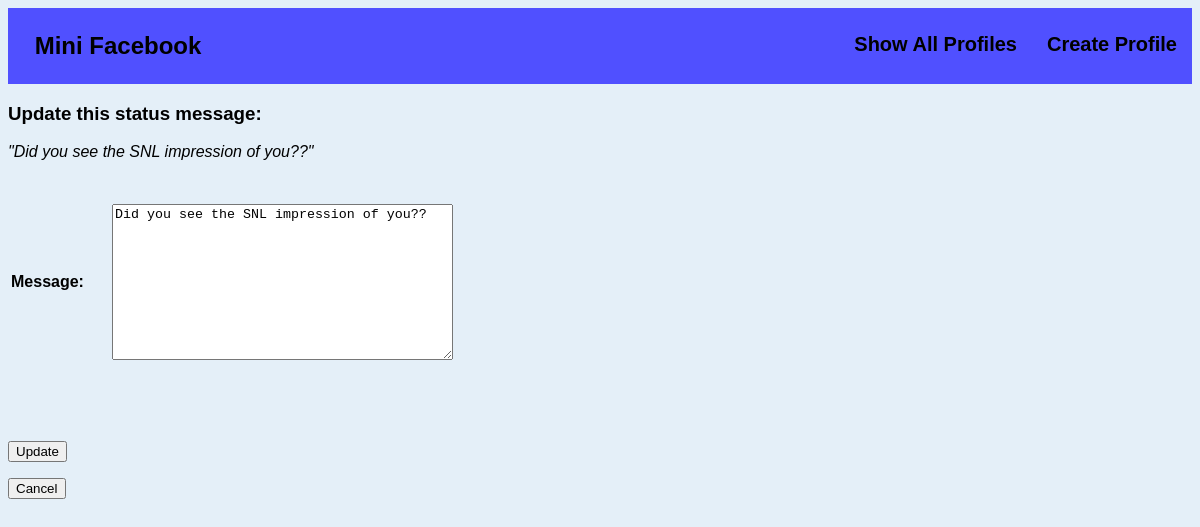
Before: /mini_fb/status/3/update with the older database file.
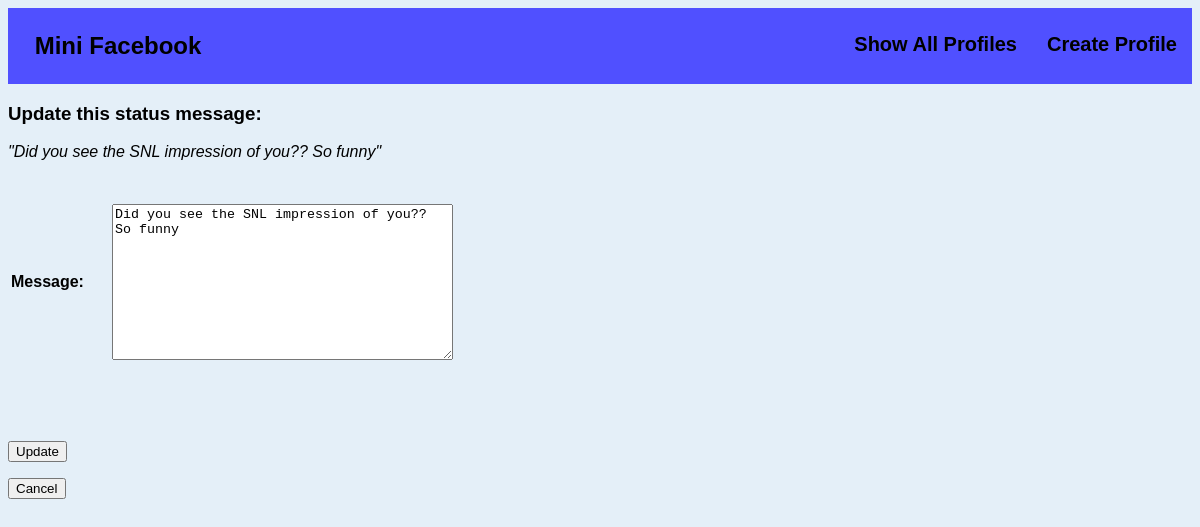
After: the same page with the newer database file.
### mini_fb/models.py (models this page shows, shortened)
class StatusMessage(models.Model):
    time_stamp = models.DateTimeField(auto_now=True)
    message = models.TextField(blank=False)
    profile = models.ForeignKey("Profile", on_delete=models.CASCADE)
    def __str__(self):
        return f'{self.message}'

### mini_fb/views.py (the view, shortened to what this page needs)
# urls.py: path('status/<int:pk>/update', UpdateStatusMessageView.as_view(), name="update_status"), #update status message form
class UpdateStatusMessageView(UpdateView):
    form_class = UpdateStatusForm
    template_name = 'mini_fb/update_status_form.html'
    model = StatusMessage
    def get_context_data(self):
        context = super().get_context_data()
        pk = self.kwargs['pk']
        status_message = StatusMessage.objects.get(pk=pk)
        context['status_message'] = status_message
        return context

### mini_fb/forms.py
class UpdateStatusForm(forms.ModelForm):
    class Meta:
        model = StatusMessage
        fields = ['message',]

### mini_fb/templates/mini_fb/update_status_form.html (shortened to what this page needs)
{% extends 'mini_fb/base.html' %}
{% block content %}
<h3 style="text-align: left;">Update this status message:</h3>
<p style="text-align: left; font-style: italic;">
    "{{status_message}}"
</p>
<form method="POST" enctype="multipart/form-data">
    <table>{{form.as_table}}</table>
    <br><br>
    <br><input type="submit" name="submit" value="Update" style="display: inline-flex;">
</form>
<form action="{% url 'profile' status_message.profile.pk %}"method="GET">
    <input type="submit" name="submit" value="Cancel"  style="display: inline-flex;">
</form>
{% endblock %}

### mini_fb/templates/mini_fb/base.html (shortened to what this page needs)
{% load static %}
<html>
    <head>
        <link rel="stylesheet" href="{% static 'styles-mini-fb.css' %}">
    </head>
    <body>
        <header>
            <h1>&nbsp;&nbsp;&nbsp;&nbsp;Mini Facebook</h1>
            <nav>
                <ul>
                    <li><a href="{% url 'show_all_profiles' %}">Show All Profiles</a></li>
                    <li><a href="{% url 'create_profile' %}">Create Profile</a></li>
                </ul>
                <br>
            </nav>
        </header>
        {% block content %}
        {% endblock %}
    </body>
</html>

### static/styles-mini-fb.css (style rules this page uses)
body { font-family: Helvetica; background-color: rgb(228, 239, 248); }
h1 { margin: 0; font-size: 24px; background-color: rgb(80, 80, 255); }
td { vertical-align: top; padding: 25px; }
header { display: flex; justify-content: space-between; align-items: center; background-color: rgb(80, 80, 255); }
p, h3 { text-align: center; }
a, a:visited { display: block; padding: 10px 15px; color: black; text-decoration: none; }
ul { list-style-type: none; display: flex; padding: 10px; margin: 0; padding: 0; }
li { margin-top: 15px; font-size: 20px; list-style-type: none; display: inline-block; font-weight: bold; }

Changed rows visible on the page:
changed StatusMessage: message "Did you see the SNL impression of you??" → "Did you see the SNL impression of you?? So funny"
